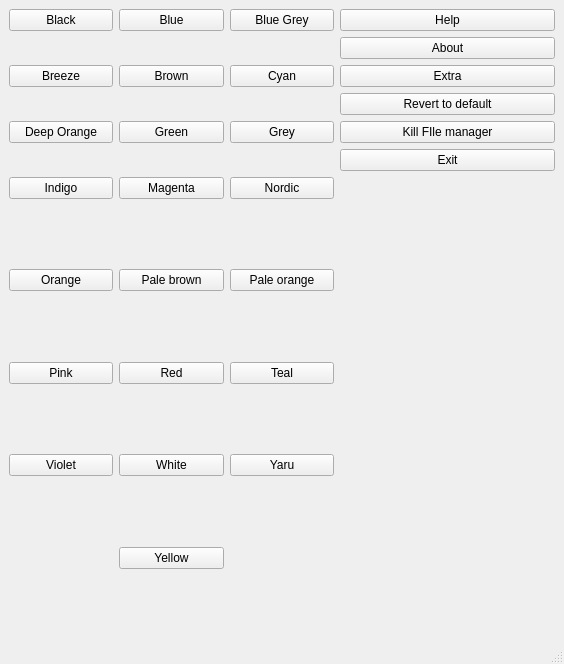
<?xml version="1.0" encoding="UTF-8"?>
<ui version="4.0">
 <class>MainWindow</class>
 <widget class="QMainWindow" name="MainWindow">
  <property name="geometry">
   <rect>
    <x>0</x>
    <y>0</y>
    <width>564</width>
    <height>664</height>
   </rect>
  </property>
  <property name="minimumSize">
   <size>
    <width>564</width>
    <height>664</height>
   </size>
  </property>
  <property name="windowTitle">
   <string>Change the papirus folder color</string>
  </property>
  <property name="windowIcon">
   <iconset resource="img.qrc">
    <normaloff>:/colors.png</normaloff>:/colors.png</iconset>
  </property>
  <widget class="QWidget" name="centralwidget">
   <layout class="QGridLayout" name="gridLayout">
    <item row="10" column="2">
     <widget class="QPushButton" name="nordic">
      <property name="text">
       <string>Nordic</string>
      </property>
     </widget>
    </item>
    <item row="17" column="2">
     <widget class="QLabel" name="teal_icon">
      <property name="text">
       <string/>
      </property>
      <property name="pixmap">
       <pixmap resource="img.qrc">:/folder-previews/teal.png</pixmap>
      </property>
      <property name="alignment">
       <set>Qt::AlignCenter</set>
      </property>
     </widget>
    </item>
    <item row="11" column="0">
     <widget class="QLabel" name="indigo_icon">
      <property name="text">
       <string/>
      </property>
      <property name="pixmap">
       <pixmap resource="img.qrc">:/folder-previews/indigo.png</pixmap>
      </property>
      <property name="alignment">
       <set>Qt::AlignCenter</set>
      </property>
     </widget>
    </item>
    <item row="24" column="1">
     <widget class="QLabel" name="label_19">
      <property name="text">
       <string/>
      </property>
      <property name="pixmap">
       <pixmap resource="img.qrc">:/folder-previews/yellow.png</pixmap>
      </property>
      <property name="alignment">
       <set>Qt::AlignCenter</set>
      </property>
     </widget>
    </item>
    <item row="11" column="1">
     <widget class="QLabel" name="magenta_icon">
      <property name="text">
       <string/>
      </property>
      <property name="pixmap">
       <pixmap resource="img.qrc">:/folder-previews/magenta.png</pixmap>
      </property>
      <property name="alignment">
       <set>Qt::AlignCenter</set>
      </property>
     </widget>
    </item>
    <item row="22" column="0">
     <widget class="QLabel" name="violet_icon">
      <property name="text">
       <string/>
      </property>
      <property name="pixmap">
       <pixmap resource="img.qrc">:/folder-previews/violet.png</pixmap>
      </property>
      <property name="alignment">
       <set>Qt::AlignCenter</set>
      </property>
     </widget>
    </item>
    <item row="16" column="2">
     <widget class="QPushButton" name="teal">
      <property name="text">
       <string>Teal</string>
      </property>
     </widget>
    </item>
    <item row="9" column="1">
     <widget class="QLabel" name="green_icon">
      <property name="text">
       <string/>
      </property>
      <property name="pixmap">
       <pixmap resource="img.qrc">:/folder-previews/green.png</pixmap>
      </property>
      <property name="alignment">
       <set>Qt::AlignCenter</set>
      </property>
     </widget>
    </item>
    <item row="15" column="2">
     <widget class="QLabel" name="paleorrange_icon">
      <property name="text">
       <string/>
      </property>
      <property name="pixmap">
       <pixmap resource="img.qrc">:/folder-previews/paleorange.png</pixmap>
      </property>
      <property name="alignment">
       <set>Qt::AlignCenter</set>
      </property>
     </widget>
    </item>
    <item row="15" column="0">
     <widget class="QLabel" name="orange_icon">
      <property name="text">
       <string/>
      </property>
      <property name="pixmap">
       <pixmap resource="img.qrc">:/folder-previews/orange.png</pixmap>
      </property>
      <property name="alignment">
       <set>Qt::AlignCenter</set>
      </property>
     </widget>
    </item>
    <item row="22" column="1">
     <widget class="QLabel" name="white_icon">
      <property name="text">
       <string/>
      </property>
      <property name="pixmap">
       <pixmap resource="img.qrc">:/folder-previews/white.png</pixmap>
      </property>
      <property name="alignment">
       <set>Qt::AlignCenter</set>
      </property>
     </widget>
    </item>
    <item row="21" column="0">
     <widget class="QPushButton" name="violet">
      <property name="text">
       <string>Violet</string>
      </property>
     </widget>
    </item>
    <item row="14" column="2">
     <widget class="QPushButton" name="paleorange">
      <property name="text">
       <string>Pale orange</string>
      </property>
     </widget>
    </item>
    <item row="10" column="1">
     <widget class="QPushButton" name="magenta">
      <property name="text">
       <string>Magenta</string>
      </property>
     </widget>
    </item>
    <item row="5" column="2">
     <widget class="QLabel" name="cyan_icon">
      <property name="text">
       <string/>
      </property>
      <property name="pixmap">
       <pixmap resource="img.qrc">:/folder-previews/cyan.png</pixmap>
      </property>
      <property name="alignment">
       <set>Qt::AlignCenter</set>
      </property>
     </widget>
    </item>
    <item row="17" column="0">
     <widget class="QLabel" name="pink_icon">
      <property name="text">
       <string/>
      </property>
      <property name="pixmap">
       <pixmap resource="img.qrc">:/folder-previews/pink.png</pixmap>
      </property>
      <property name="alignment">
       <set>Qt::AlignCenter</set>
      </property>
     </widget>
    </item>
    <item row="2" column="2">
     <widget class="QPushButton" name="bluegrey">
      <property name="text">
       <string>Blue Grey</string>
      </property>
     </widget>
    </item>
    <item row="16" column="1">
     <widget class="QPushButton" name="red">
      <property name="text">
       <string>Red</string>
      </property>
     </widget>
    </item>
    <item row="5" column="3" colspan="2">
     <widget class="QPushButton" name="revert">
      <property name="text">
       <string>Revert to default</string>
      </property>
     </widget>
    </item>
    <item row="3" column="3" colspan="2">
     <widget class="QPushButton" name="pushButton">
      <property name="text">
       <string>About</string>
      </property>
     </widget>
    </item>
    <item row="4" column="1">
     <widget class="QPushButton" name="brown">
      <property name="text">
       <string>Brown</string>
      </property>
     </widget>
    </item>
    <item row="10" column="0">
     <widget class="QPushButton" name="indigo">
      <property name="text">
       <string>Indigo</string>
      </property>
     </widget>
    </item>
    <item row="8" column="1">
     <widget class="QPushButton" name="green">
      <property name="text">
       <string>Green</string>
      </property>
     </widget>
    </item>
    <item row="3" column="0">
     <widget class="QLabel" name="black_icon">
      <property name="text">
       <string/>
      </property>
      <property name="pixmap">
       <pixmap resource="img.qrc">:/folder-previews/black.png</pixmap>
      </property>
      <property name="scaledContents">
       <bool>false</bool>
      </property>
      <property name="alignment">
       <set>Qt::AlignCenter</set>
      </property>
     </widget>
    </item>
    <item row="23" column="1">
     <widget class="QPushButton" name="yellow">
      <property name="text">
       <string>Yellow</string>
      </property>
     </widget>
    </item>
    <item row="2" column="0">
     <widget class="QPushButton" name="black">
      <property name="text">
       <string>Black</string>
      </property>
     </widget>
    </item>
    <item row="3" column="1">
     <widget class="QLabel" name="blue_icon">
      <property name="text">
       <string/>
      </property>
      <property name="pixmap">
       <pixmap resource="img.qrc">:/folder-previews/blue.png</pixmap>
      </property>
      <property name="alignment">
       <set>Qt::AlignCenter</set>
      </property>
     </widget>
    </item>
    <item row="8" column="0">
     <widget class="QPushButton" name="deeporange">
      <property name="text">
       <string>Deep Orange</string>
      </property>
     </widget>
    </item>
    <item row="4" column="3" colspan="2">
     <widget class="QPushButton" name="extra">
      <property name="text">
       <string>Extra</string>
      </property>
     </widget>
    </item>
    <item row="2" column="3" colspan="2">
     <widget class="QPushButton" name="pushButton_2">
      <property name="text">
       <string>Help</string>
      </property>
     </widget>
    </item>
    <item row="3" column="2">
     <widget class="QLabel" name="bluegrray_icon">
      <property name="text">
       <string/>
      </property>
      <property name="pixmap">
       <pixmap resource="img.qrc">:/folder-previews/bluegrey.png</pixmap>
      </property>
      <property name="alignment">
       <set>Qt::AlignCenter</set>
      </property>
     </widget>
    </item>
    <item row="9" column="0">
     <widget class="QLabel" name="deeporange_icon">
      <property name="text">
       <string/>
      </property>
      <property name="pixmap">
       <pixmap resource="img.qrc">:/folder-previews/deeporange.png</pixmap>
      </property>
      <property name="alignment">
       <set>Qt::AlignCenter</set>
      </property>
     </widget>
    </item>
    <item row="2" column="1">
     <widget class="QPushButton" name="blue">
      <property name="text">
       <string>Blue</string>
      </property>
     </widget>
    </item>
    <item row="11" column="2">
     <widget class="QLabel" name="nordic_icon">
      <property name="text">
       <string/>
      </property>
      <property name="pixmap">
       <pixmap resource="img.qrc">:/folder-previews/nordic.png</pixmap>
      </property>
      <property name="alignment">
       <set>Qt::AlignCenter</set>
      </property>
     </widget>
    </item>
    <item row="4" column="2">
     <widget class="QPushButton" name="cyan">
      <property name="text">
       <string>Cyan</string>
      </property>
     </widget>
    </item>
    <item row="5" column="0">
     <widget class="QLabel" name="breeze_icon">
      <property name="text">
       <string/>
      </property>
      <property name="pixmap">
       <pixmap resource="img.qrc">:/folder-previews/breeze.png</pixmap>
      </property>
      <property name="alignment">
       <set>Qt::AlignCenter</set>
      </property>
     </widget>
    </item>
    <item row="14" column="1">
     <widget class="QPushButton" name="palebrown">
      <property name="text">
       <string>Pale brown</string>
      </property>
     </widget>
    </item>
    <item row="17" column="1">
     <widget class="QLabel" name="red_icon">
      <property name="text">
       <string/>
      </property>
      <property name="pixmap">
       <pixmap resource="img.qrc">:/folder-previews/red.png</pixmap>
      </property>
      <property name="alignment">
       <set>Qt::AlignCenter</set>
      </property>
     </widget>
    </item>
    <item row="14" column="0">
     <widget class="QPushButton" name="orange">
      <property name="text">
       <string>Orange</string>
      </property>
     </widget>
    </item>
    <item row="9" column="2">
     <widget class="QLabel" name="grey_icon">
      <property name="text">
       <string/>
      </property>
      <property name="pixmap">
       <pixmap resource="img.qrc">:/folder-previews/grey.png</pixmap>
      </property>
      <property name="alignment">
       <set>Qt::AlignCenter</set>
      </property>
     </widget>
    </item>
    <item row="21" column="2">
     <widget class="QPushButton" name="yaru">
      <property name="text">
       <string>Yaru</string>
      </property>
     </widget>
    </item>
    <item row="16" column="0">
     <widget class="QPushButton" name="pink">
      <property name="text">
       <string>Pink</string>
      </property>
     </widget>
    </item>
    <item row="8" column="2">
     <widget class="QPushButton" name="grey">
      <property name="locale">
       <locale language="Spanish" country="Mexico"/>
      </property>
      <property name="text">
       <string>Grey</string>
      </property>
     </widget>
    </item>
    <item row="21" column="1">
     <widget class="QPushButton" name="white">
      <property name="text">
       <string>White</string>
      </property>
     </widget>
    </item>
    <item row="22" column="2">
     <widget class="QLabel" name="label_18">
      <property name="text">
       <string/>
      </property>
      <property name="pixmap">
       <pixmap resource="img.qrc">:/folder-previews/yaru.png</pixmap>
      </property>
      <property name="alignment">
       <set>Qt::AlignCenter</set>
      </property>
     </widget>
    </item>
    <item row="15" column="1">
     <widget class="QLabel" name="palebrown_icon">
      <property name="text">
       <string/>
      </property>
      <property name="pixmap">
       <pixmap resource="img.qrc">:/folder-previews/palebrown.png</pixmap>
      </property>
      <property name="alignment">
       <set>Qt::AlignCenter</set>
      </property>
     </widget>
    </item>
    <item row="4" column="0">
     <widget class="QPushButton" name="breeze">
      <property name="text">
       <string>Breeze</string>
      </property>
     </widget>
    </item>
    <item row="5" column="1">
     <widget class="QLabel" name="brown_icon">
      <property name="text">
       <string/>
      </property>
      <property name="pixmap">
       <pixmap resource="img.qrc">:/folder-previews/brown.png</pixmap>
      </property>
      <property name="alignment">
       <set>Qt::AlignCenter</set>
      </property>
     </widget>
    </item>
    <item row="8" column="3" colspan="2">
     <widget class="QPushButton" name="kill">
      <property name="text">
       <string>Kill FIle manager</string>
      </property>
     </widget>
    </item>
    <item row="9" column="3" colspan="2">
     <widget class="QPushButton" name="exit">
      <property name="text">
       <string>Exit</string>
      </property>
     </widget>
    </item>
   </layout>
  </widget>
  <widget class="QMenuBar" name="menubar">
   <property name="geometry">
    <rect>
     <x>0</x>
     <y>0</y>
     <width>564</width>
     <height>22</height>
    </rect>
   </property>
  </widget>
  <widget class="QStatusBar" name="statusbar"/>
 </widget>
 <resources>
  <include location="img.qrc"/>
 </resources>
 <connections/>
</ui>
